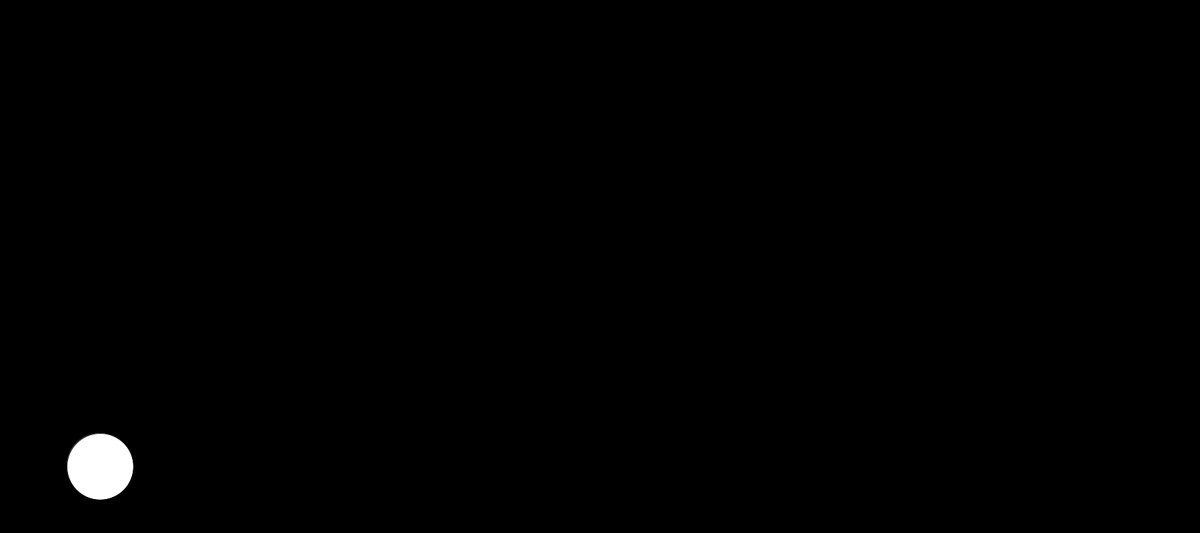
Frame 1 (no input)
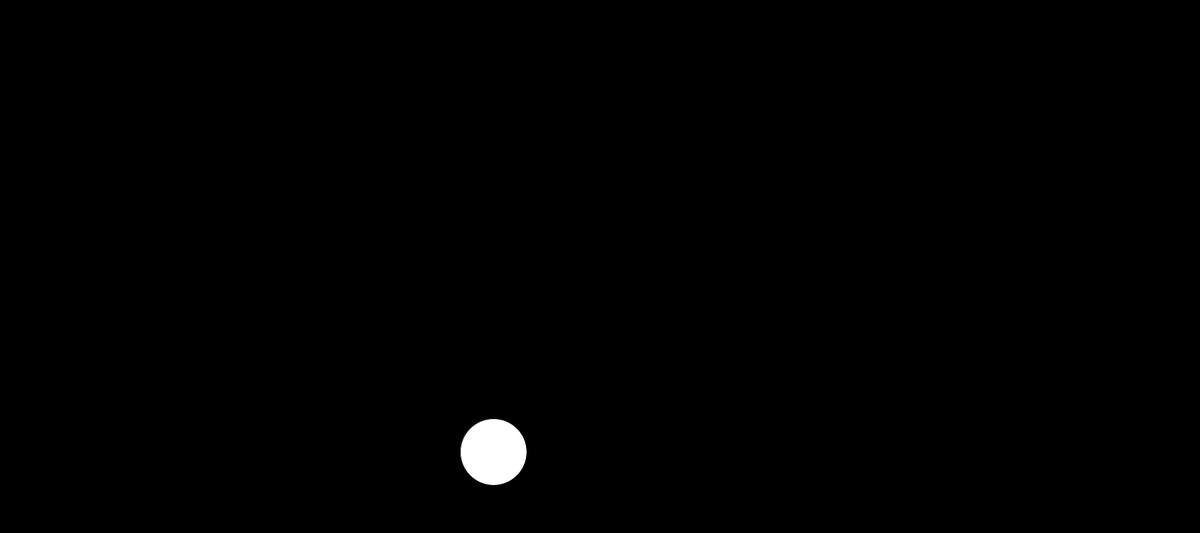
Frame 60 (the mouse pressed at the canvas centre just before this capture)
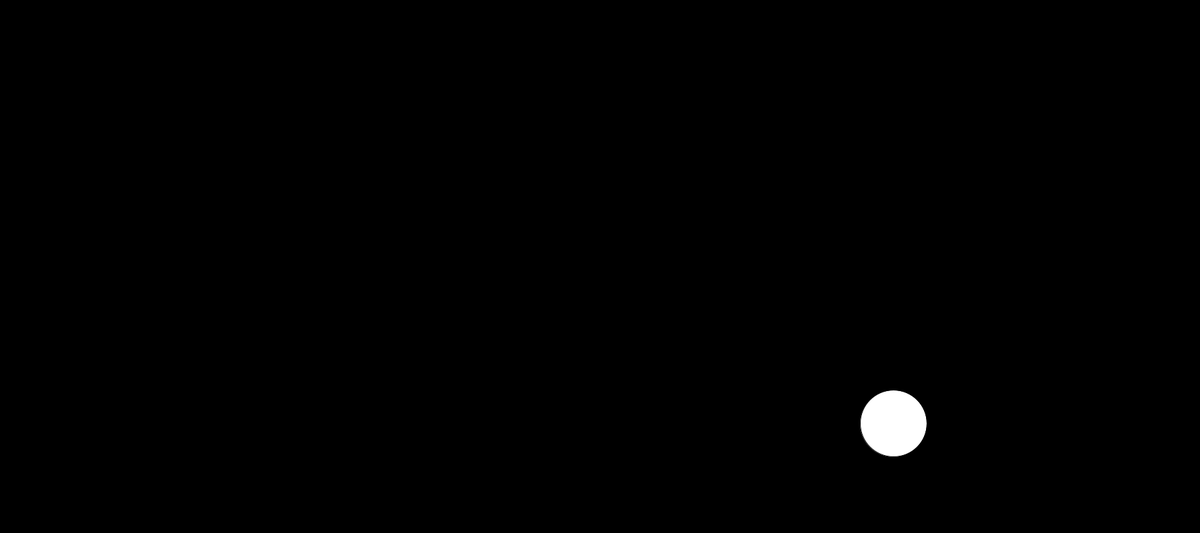
Frame 120 (the mouse held since frame 60 and released just before this capture)

The Processing sketch that drew these frames (run headless with seeded random() and noise(); from frame 60 on, the mouse is pressed at the canvas centre):

// Processing sketch: sketch_______
// ── sketch_______.pde
float angle=0.0;
float x=150;
void setup()
{
 size(1800,800); 
 smooth();
}
void draw()
{
  background(0);
 ellipse(x,400+300*cos(angle),100,100);
 angle+=0.1;
 x+=10;
}
